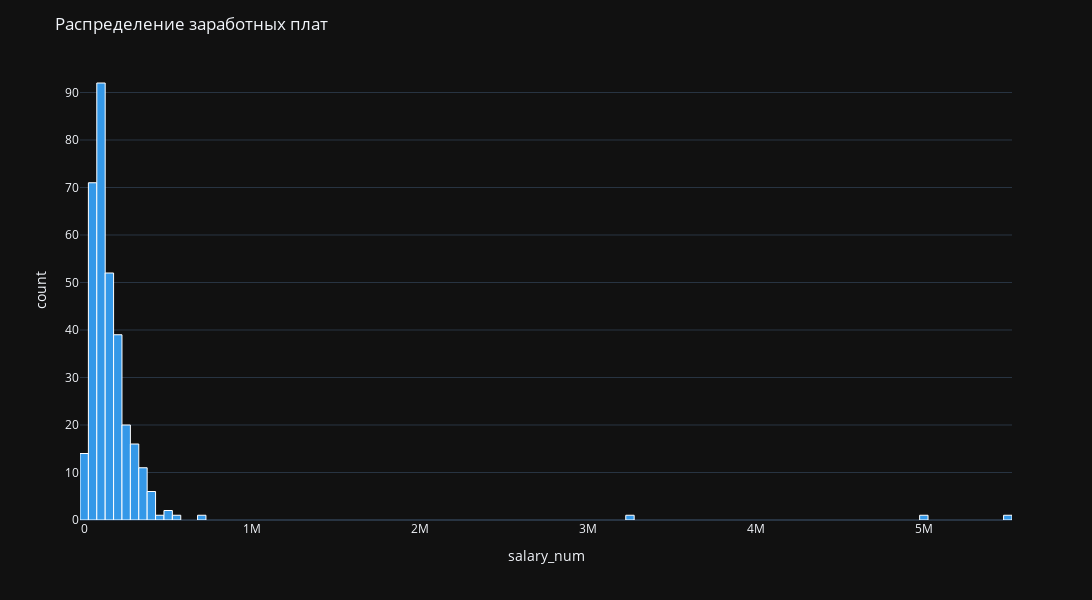

Notebook source saved alongside this figure:
### Markdown cell above
Посмотрим распределение заработной платы

### Code cell
fig = px.histogram(data_frame=vacancies, x='salary_num')

fig.update_layout(
        height=600, width=1200, 
        title_text='Распределение заработных плат', 
        showlegend=True,
        template="plotly_dark",       
    )

fig.update_traces(textposition='outside', 
                  textfont_size=12,
                  marker=dict(color='#3498E8', line=dict(color='#FFFFFF', width=1))
                 )

fig.show()

### Figure 1 — Plotly figure (JSON) as saved in the notebook; plotly's stock layout.template omitted (floating-point values rounded to 4 significant figures; data arrays with more than 128 entries replaced by an {"elided": "..."} marker saying what was removed)
{"data": [{"alignmentgroup": "True", "bingroup": "x", "hovertemplate": "salary_num=%{x}<br>count=%{y}<extra></extra>", "legendgroup": "", "marker": {"color": "#3498E8", "line": {"color": "#FFFFFF", "width": 1}, "pattern": {"shape": ""}}, "name": "", "offsetgroup": "", "orientation": "v", "showlegend": false, "textfont": {"size": 12}, "textposition": "outside", "type": "histogram", "x": {"elided": "1906 float values"}, "xaxis": "x", "yaxis": "y"}], "layout": {"barmode": "relative", "height": 600, "legend": {"tracegroupgap": 0}, "margin": {"t": 60}, "showlegend": true, "title": {"text": "Распределение заработных плат"}, "width": 1200, "xaxis": {"anchor": "y", "domain": [0, 1], "title": {"text": "salary_num"}}, "yaxis": {"anchor": "x", "domain": [0, 1], "title": {"text": "count"}}}}
